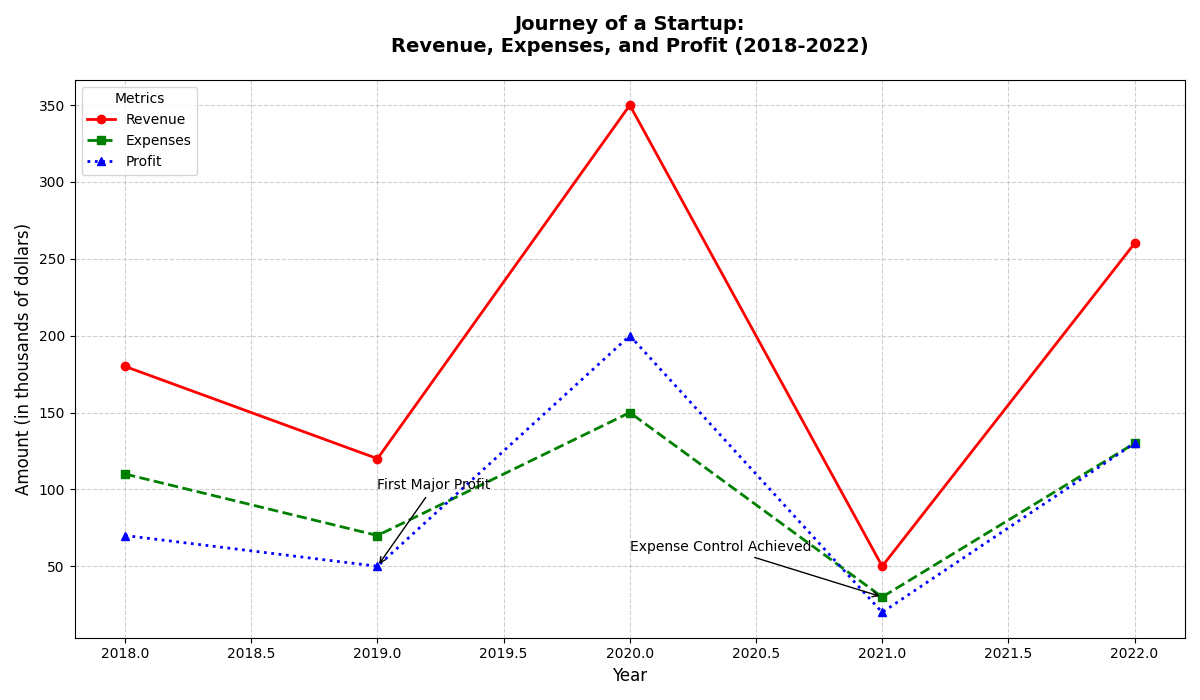

This figure's Python source:
import matplotlib.pyplot as plt
import numpy as np

years = np.arange(2018, 2023)

revenue = np.array([180, 120, 350, 50, 260])
expenses = np.array([110, 70, 150, 30, 130])
profit = np.array([70, 50, 200, 20, 130])

fig, ax = plt.subplots(figsize=(12, 7))

# Shuffle the assigned colors for each data group
ax.plot(years, revenue, marker='o', linestyle='-', linewidth=2, color='red', label='Revenue')
ax.plot(years, expenses, marker='s', linestyle='--', linewidth=2, color='green', label='Expenses')
ax.plot(years, profit, marker='^', linestyle=':', linewidth=2, color='blue', label='Profit')

ax.set_xlabel('Year', fontsize=12)
ax.set_ylabel('Amount (in thousands of dollars)', fontsize=12)
ax.set_title("Journey of a Startup:\nRevenue, Expenses, and Profit (2018-2022)", fontsize=14, fontweight='bold', pad=20)

ax.legend(title='Metrics', loc='upper left', fontsize=10)

ax.grid(True, linestyle='--', alpha=0.6)

ax.annotate('First Major Profit', xy=(2019, profit[1]), xytext=(2019, profit[1] + 50),
            arrowprops=dict(facecolor='black', arrowstyle='->'), fontsize=10)
ax.annotate('Expense Control Achieved', xy=(2021, expenses[3]), xytext=(2020, expenses[3] + 30),
            arrowprops=dict(facecolor='black', arrowstyle='->'), fontsize=10)

plt.tight_layout()

plt.show()
